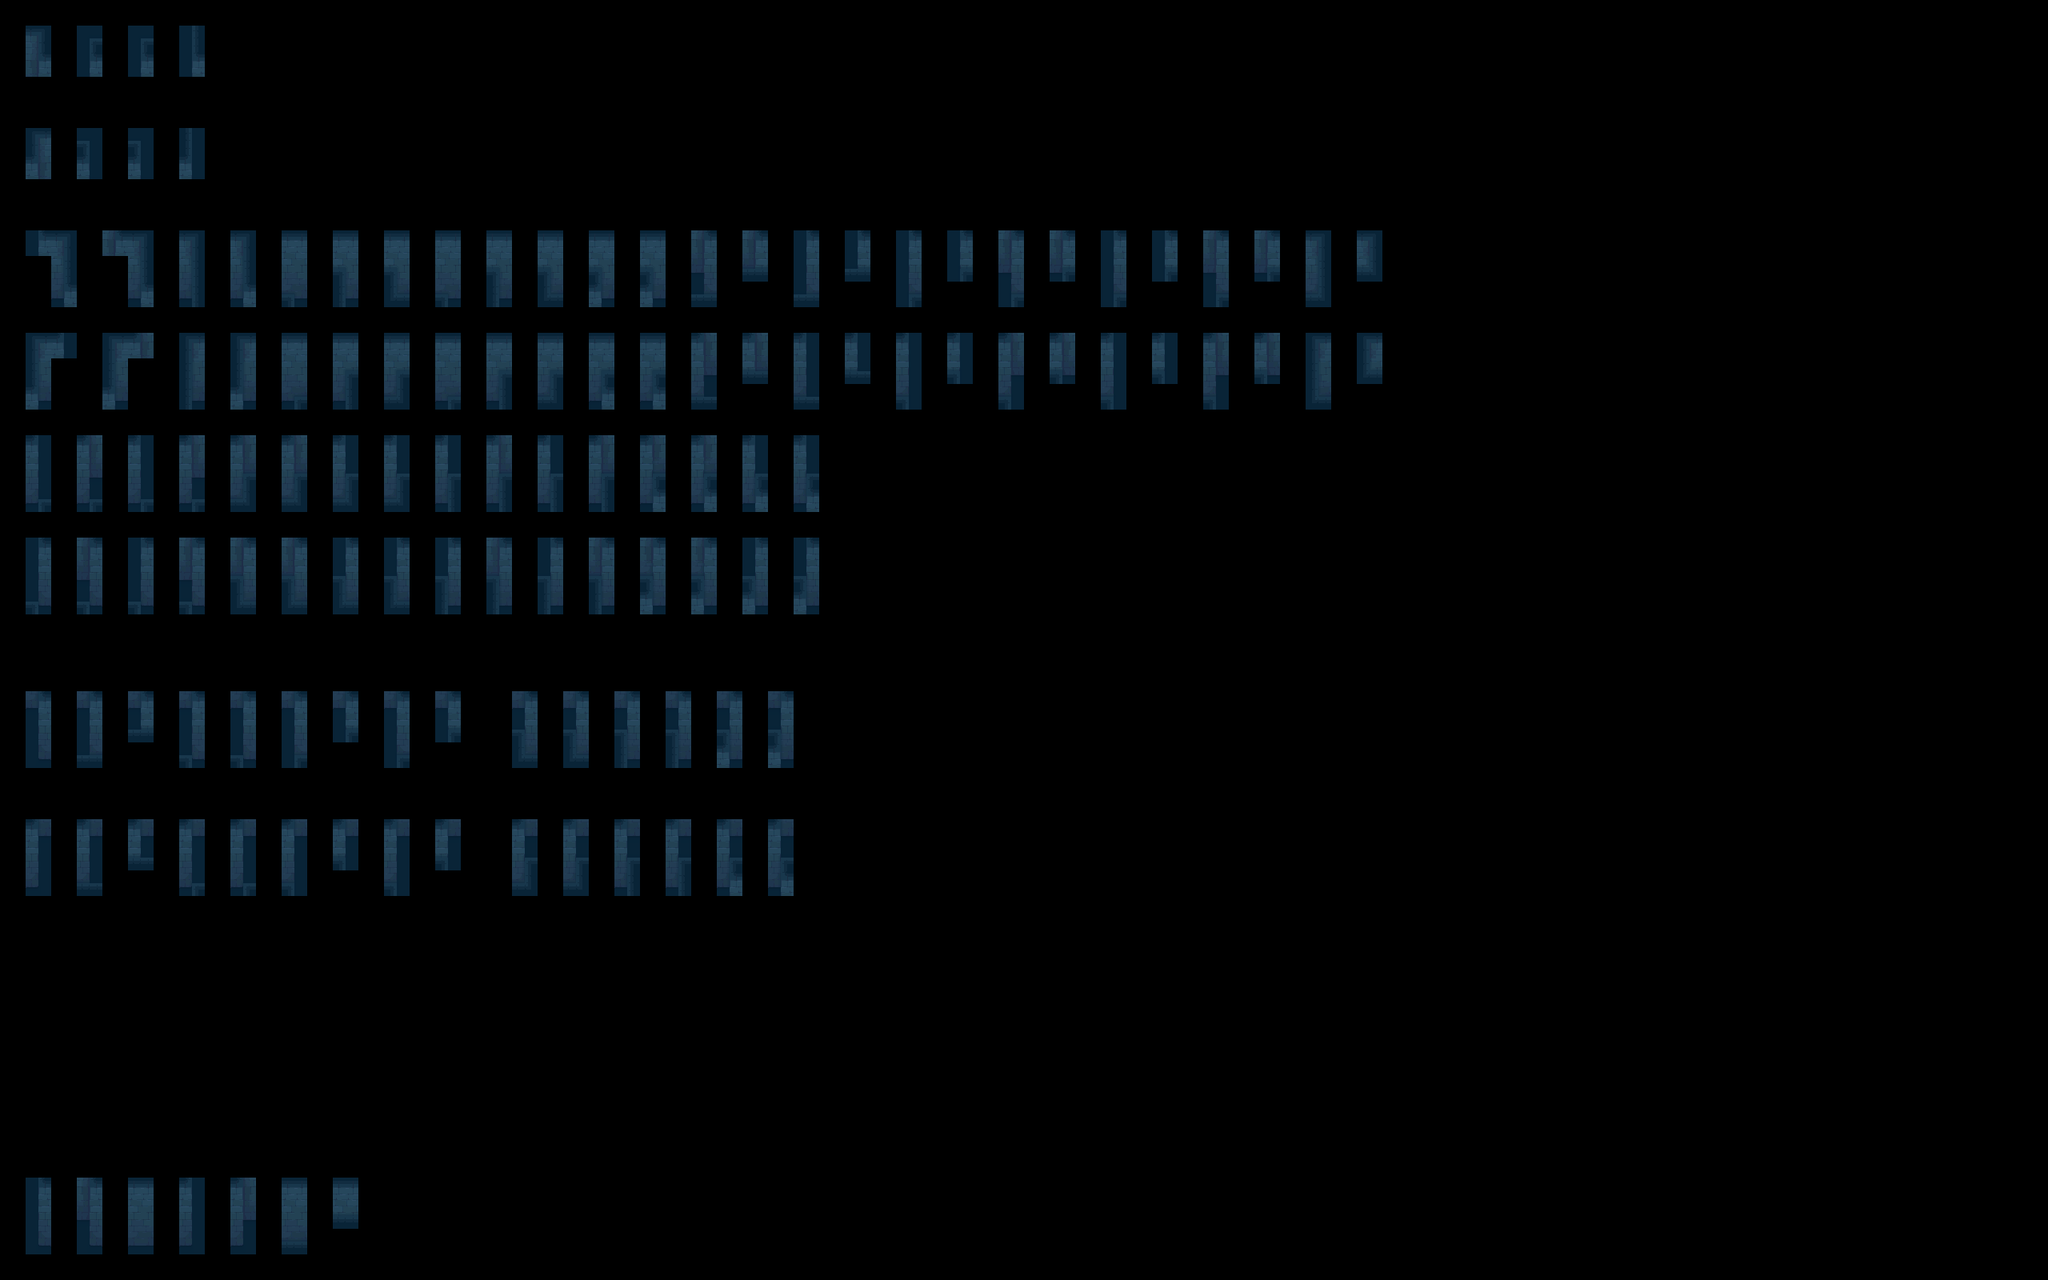

This game map was drawn from its Tiled (.tmx) file and the tilesets committed beside it. A one-line description and the trimmed map source follow:
An orthogonal 80x50 tile map with 32x32 px tiles, 4 tile layers (regions_input, input_wall-1, regions_output, output_wall-1).

<map version="1.8" tiledversion="1.9.2" orientation="orthogonal" renderorder="right-down" width="80" height="50" tilewidth="32" tileheight="32" infinite="0" nextlayerid="5" nextobjectid="1">
 <tileset firstgid="1" source="Tileset-wall-1.tsx" />
 <layer id="1" name="regions_input" width="80" height="50">
  <data>[4000 cells, 354 non-empty, 1 distinct tile ids]</data>
 </layer>
 <layer id="2" name="input_wall-1" width="80" height="50">
  <properties>
   <property name="StrictEmpty" type="bool" value="true" />
  </properties>
  <data>[4000 cells, 313 non-empty, 18 distinct tile ids]</data>
 </layer>
 <layer id="3" name="regions_output" width="80" height="50">
  <data>[4000 cells, 229 non-empty, 1 distinct tile ids]</data>
 </layer>
 <layer id="4" name="output_wall-1" width="80" height="50">
  <data>[4000 cells, 229 non-empty, 72 distinct tile ids]</data>
 </layer>
</map>
